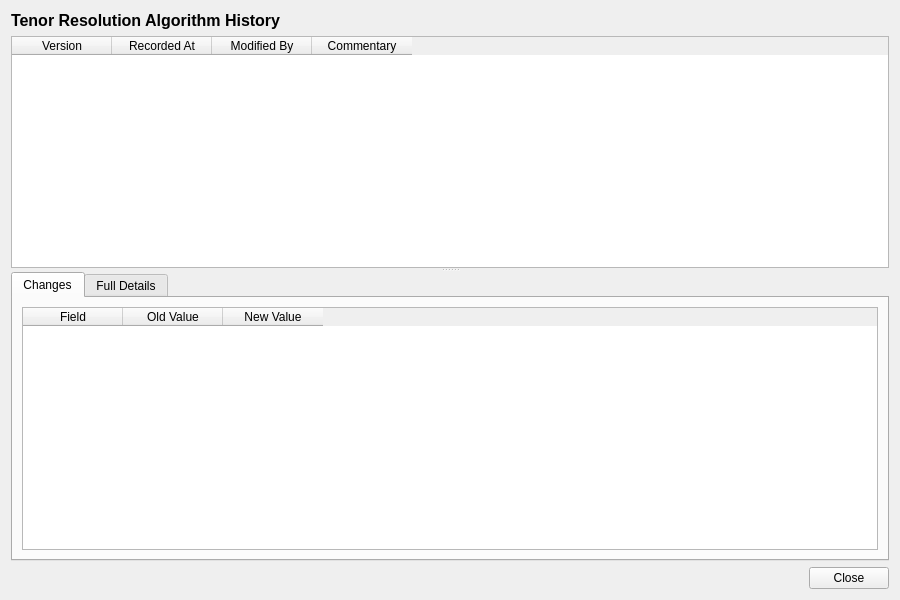
<?xml version="1.0" encoding="UTF-8"?>
<ui version="4.0">
 <class>TenorResolutionAlgorithmHistoryDialog</class>
 <widget class="QWidget" name="TenorResolutionAlgorithmHistoryDialog">
  <property name="geometry">
   <rect>
    <x>0</x>
    <y>0</y>
    <width>900</width>
    <height>600</height>
   </rect>
  </property>
  <property name="windowTitle">
   <string>Tenor Resolution Algorithm History</string>
  </property>
  <layout class="QVBoxLayout" name="verticalLayout">
   <item>
    <widget class="QLabel" name="titleLabel">
     <property name="font">
      <font>
       <pointsize>12</pointsize>
       <bold>true</bold>
      </font>
     </property>
     <property name="text">
      <string>Tenor Resolution Algorithm History</string>
     </property>
    </widget>
   </item>
   <item>
    <widget class="QSplitter" name="splitter">
     <property name="orientation">
      <enum>Qt::Vertical</enum>
     </property>
     <widget class="QTableWidget" name="versionListWidget">
      <property name="minimumHeight">
       <number>150</number>
      </property>
      <property name="maximumHeight">
       <number>250</number>
      </property>
      <property name="alternatingRowColors">
       <bool>true</bool>
      </property>
      <property name="editTriggers">
       <set>QAbstractItemView::NoEditTriggers</set>
      </property>
      <property name="selectionMode">
       <enum>QAbstractItemView::SingleSelection</enum>
      </property>
      <property name="selectionBehavior">
       <enum>QAbstractItemView::SelectRows</enum>
      </property>
      <column>
       <property name="text">
        <string>Version</string>
       </property>
      </column>
      <column>
       <property name="text">
        <string>Recorded At</string>
       </property>
      </column>
      <column>
       <property name="text">
        <string>Modified By</string>
       </property>
      </column>
      <column>
       <property name="text">
        <string>Commentary</string>
       </property>
      </column>
     </widget>
     <widget class="QWidget" name="detailWidget">
      <layout class="QVBoxLayout" name="detailLayout">
       <property name="leftMargin">
        <number>0</number>
       </property>
       <property name="topMargin">
        <number>0</number>
       </property>
       <property name="rightMargin">
        <number>0</number>
       </property>
       <property name="bottomMargin">
        <number>0</number>
       </property>
       <item>
        <widget class="QTabWidget" name="tabWidget">
         <property name="currentIndex">
          <number>0</number>
         </property>
         <widget class="QWidget" name="changesTab">
          <attribute name="title">
           <string>Changes</string>
          </attribute>
          <layout class="QVBoxLayout" name="changesTabLayout">
           <item>
            <widget class="QTableWidget" name="changesTableWidget">
             <property name="editTriggers">
              <set>QAbstractItemView::NoEditTriggers</set>
             </property>
             <property name="alternatingRowColors">
              <bool>true</bool>
             </property>
             <property name="selectionMode">
              <enum>QAbstractItemView::SingleSelection</enum>
             </property>
             <property name="selectionBehavior">
              <enum>QAbstractItemView::SelectRows</enum>
             </property>
             <column>
              <property name="text">
               <string>Field</string>
              </property>
             </column>
             <column>
              <property name="text">
               <string>Old Value</string>
              </property>
             </column>
             <column>
              <property name="text">
               <string>New Value</string>
              </property>
             </column>
            </widget>
           </item>
          </layout>
         </widget>
         <widget class="QWidget" name="fullDetailsTab">
          <attribute name="title">
           <string>Full Details</string>
          </attribute>
          <layout class="QVBoxLayout" name="fullDetailsTabLayout">
           <item>
            <widget class="QScrollArea" name="scrollArea">
             <property name="widgetResizable">
              <bool>true</bool>
             </property>
             <widget class="QWidget" name="scrollAreaWidgetContents">
              <property name="geometry">
               <rect>
                <x>0</x>
                <y>0</y>
                <width>560</width>
                <height>450</height>
               </rect>
              </property>
              <layout class="QFormLayout" name="formLayout">
               <item row="0" column="0">
                <widget class="QLabel" name="codeLabel">
                 <property name="text">
                  <string>Code:</string>
                 </property>
                </widget>
               </item>
               <item row="0" column="1">
                <widget class="QLabel" name="codeValue">
                 <property name="text">
                  <string/>
                 </property>
                </widget>
               </item>
               <item row="1" column="0">
                <widget class="QLabel" name="nameLabel">
                 <property name="text">
                  <string>Name:</string>
                 </property>
                </widget>
               </item>
               <item row="1" column="1">
                <widget class="QLabel" name="nameValue">
                 <property name="text">
                  <string/>
                 </property>
                </widget>
               </item>
               <item row="2" column="0">
                <widget class="QLabel" name="descriptionLabel">
                 <property name="text">
                  <string>Description:</string>
                 </property>
                </widget>
               </item>
               <item row="2" column="1">
                <widget class="QLabel" name="descriptionValue">
                 <property name="text">
                  <string/>
                 </property>
                 <property name="wordWrap">
                  <bool>true</bool>
                 </property>
                </widget>
               </item>
               <item row="3" column="0">
                <widget class="QLabel" name="display_orderLabel">
                 <property name="text">
                  <string>Display Order:</string>
                 </property>
                </widget>
               </item>
               <item row="3" column="1">
                <widget class="QLabel" name="displayOrderValue">
                 <property name="text">
                  <string/>
                 </property>
                </widget>
               </item>
               <item row="4" column="0">
                <widget class="QLabel" name="versionNumberLabel">
                 <property name="text">
                  <string>Version:</string>
                 </property>
                </widget>
               </item>
               <item row="4" column="1">
                <widget class="QLabel" name="versionNumberValue">
                 <property name="text">
                  <string/>
                 </property>
                </widget>
               </item>
               <item row="5" column="0">
                <widget class="QLabel" name="modifiedByLabel">
                 <property name="text">
                  <string>Modified By:</string>
                 </property>
                </widget>
               </item>
               <item row="5" column="1">
                <widget class="QLabel" name="modifiedByValue">
                 <property name="text">
                  <string/>
                 </property>
                </widget>
               </item>
               <item row="6" column="0">
                <widget class="QLabel" name="recordedAtLabel">
                 <property name="text">
                  <string>Recorded At:</string>
                 </property>
                </widget>
               </item>
               <item row="6" column="1">
                <widget class="QLabel" name="recordedAtValue">
                 <property name="text">
                  <string/>
                 </property>
                </widget>
               </item>
               <item row="7" column="0">
                <widget class="QLabel" name="changeCommentaryLabel">
                 <property name="text">
                  <string>Change Commentary:</string>
                 </property>
                </widget>
               </item>
               <item row="7" column="1">
                <widget class="QLabel" name="changeCommentaryValue">
                 <property name="text">
                  <string/>
                 </property>
                 <property name="wordWrap">
                  <bool>true</bool>
                 </property>
                </widget>
               </item>
              </layout>
             </widget>
            </widget>
           </item>
          </layout>
         </widget>
        </widget>
       </item>
      </layout>
     </widget>
    </widget>
   </item>
   <item>
    <layout class="QHBoxLayout" name="buttonLayout">
     <item>
      <spacer name="horizontalSpacer">
       <property name="orientation">
        <enum>Qt::Horizontal</enum>
       </property>
       <property name="sizeHint" stdset="0">
        <size><width>40</width><height>20</height></size>
       </property>
      </spacer>
     </item>
     <item>
      <widget class="QPushButton" name="closeButton">
       <property name="text">
        <string>Close</string>
       </property>
      </widget>
     </item>
    </layout>
   </item>
  </layout>
 </widget>
 <resources/>
 <connections/>
</ui>
